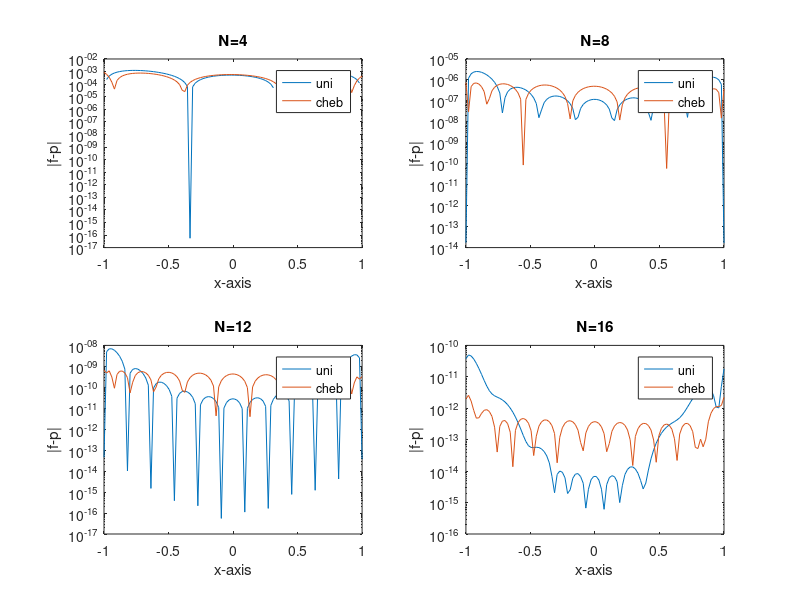

MATLAB code to generate this figure:
for n = 2:2:16



    x1 = -1 + 2*(0:1:(n-1))/(n-1); %equidistant points
    x_cheb =cos((2*(1:1:n)-1)/(n)*0.5*pi); %chebyshev points
    
    b_cheb = 1./(3+x_cheb); %function we want to interpolate
    b1 = 1./(3+x1);         %function we want to interpolate
    
    %make matrixes for solving a linear system
    A1 = zeros(n);
    A_cheb = zeros(n);
    
    %Use the Vandermonde tecniqe, eith basis functions x**i
    for i=1:n
        A1(1:n,i) = x1.^(i-1);
        A_cheb(1:n,i) = x_cheb.^(i-1);
    end

    
    %Find coefiichents to the polynomials that interpolate
    c1 = inv(A1)*b1';
    c_cheb = inv(A_cheb)*b_cheb';
    
    
    %Derfine a finer divide of the interval, for measuring the error
    x2 = linspace(-1,1,100);

    P1 = zeros([1,100]);
    P_cheb = zeros([1,100]);
    f1= 1./(3+x2);
    
    %create the polynomials
    for i=1:n
        P1 = P1 + c1(i)*x2.^(i-1);
        P_cheb = P_cheb + c_cheb(i)*x2.^(i-1);
    end

    %plot the error on logaritmic scale, I only plot for half of the
    %n values, for convinience.
    if mod(n,4)==0
        subplot(2,2,n/4)
        y=abs(f1-P1);
        y_cheb=abs(f1-P_cheb);
        semilogy(x2,y)
        hold('on')
        semilogy(x2,y_cheb)
        hold('off')
        title(['N=' num2str(n)])
        legend('uni','cheb')
        xlabel('x-axis')
        ylabel('|f-p|')
    end
end